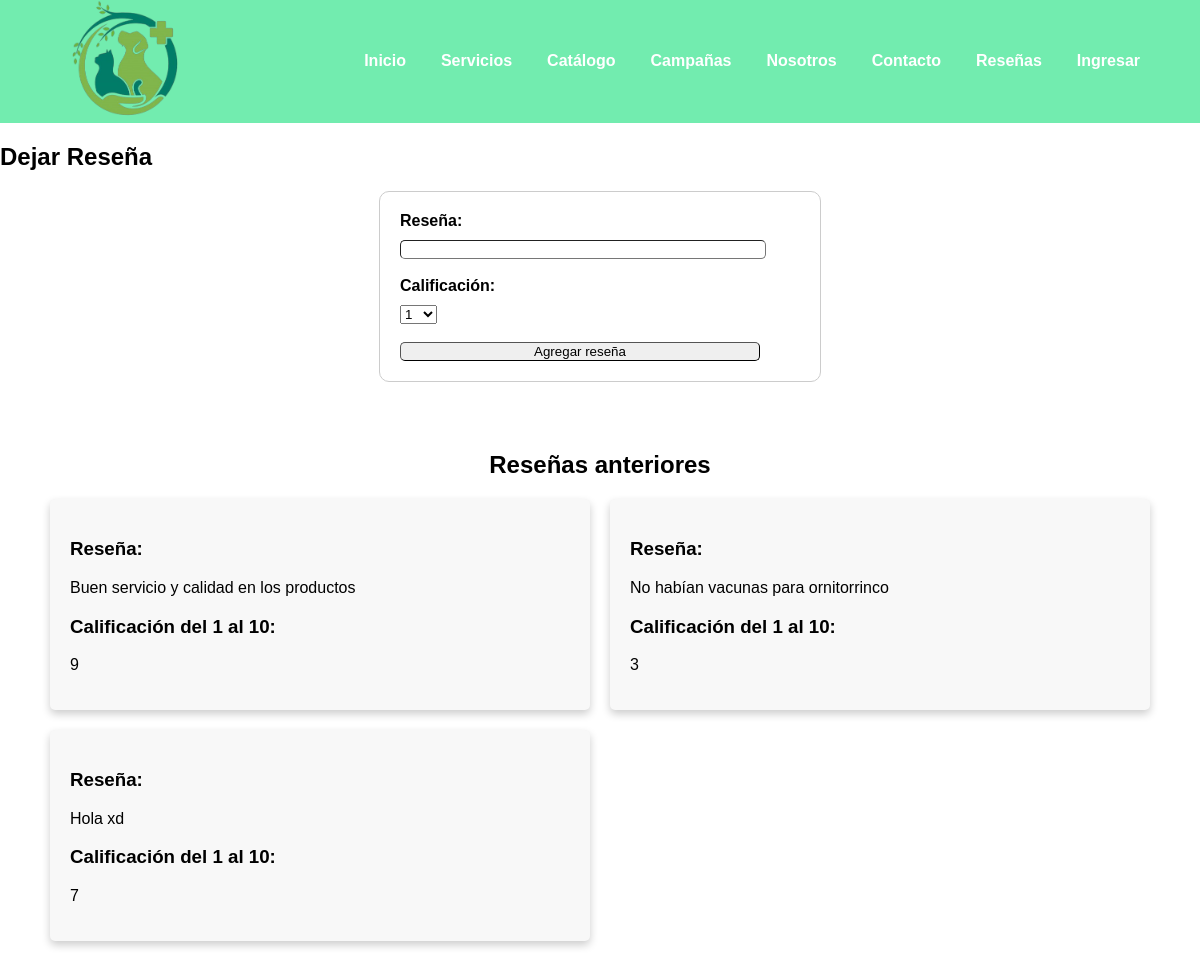
/resenas.php, run on the app's committed database.
### tables this page shows
CREATE TABLE `resenas` (
  `id_resena` int(11) NOT NULL,
  `resena` varchar(200) DEFAULT NULL,
  `calificacion` int(11) DEFAULT NULL
);

### menu.php (called while the page is built)
<?php
function getMenu()
{
    $menu = array(
        array("url" => "index.php", "name" => "Inicio"),
        array("url" => "servicios.php", "name" => "Servicios")
    );
    $menu[] = array("url" => "catalogo.php", "name" => "Catálogo");
    $menu[] = array("url" => "campanas.php", "name" => "Campañas");
    $menu[] = array("url" => "nosotros.php", "name" => "Nosotros");
    $menu[] = array("url" => "contacto.php", "name" => "Contacto");
    $menu[] = array("url" => "resenas.php", "name" => "Reseñas");
    $menu[] = array("url" => "login.php", "name" => "Ingresar");
    return $menu;
}

### resenas.php (the view, shortened to what this page needs)
<?php
include("menu.php");
include("config.php");
$menu = getMenu();
$conn = new mysqli($servername, $username, $password, $database);
?>
<!DOCTYPE html>
<html lang="es">
<head>
    <link rel="stylesheet" href="css/style.css">
</head>
<body>
    <header>
        <nav>
            <div class="logo">
                <img src="images/logo.png" alt="Logo Veterinaria">
            </div>
            <ul class="menu">
                <?php foreach ($menu as $item) { ?>
                    <li><a href="<?php echo $item["url"] ?>"><?php echo $item["name"] ?></a></li>
                <?php    }   ?>
            </ul>
        </nav>
    </header>
    <section>
        <h2>Dejar Reseña</h2>
        <form method="POST" action="process_resenas.php">
            <label>Reseña: </label>
            <input type="text" name="resena"><br><br>
            <label>Calificación: </label>
            <select name="calificacion">
                <?php
                for ($i = 1; $i <= 10; $i++) {
                    echo "<option value=\"$i\">$i</option>";
                }
                ?>
            </select><br><br>
            <input type="submit" value="Agregar reseña">
        </form>
    </section>
    <section class="servicios">
        <h2>Reseñas anteriores</h2>
        <div class="servicios-grid">
            <?php
            $sql = "SELECT * FROM resenas";
            $result = $conn->query($sql);
            if ($result->num_rows > 0) {
                while ($row = $result->fetch_assoc()) {
            ?>
                    <div class="servicios-item">
                        <h3>Reseña: </h3>
                        <p><?php echo $row["resena"] ?></p>
                        <h3>Calificación del 1 al 10: </h3>
                        <p><?php echo $row["calificacion"] ?></p>
                    </div>
            <?php }
            } ?>
        </div>
    </section>
</body>

### css/style.css (style rules this page uses)
body { font-family: Arial, sans-serif; margin: 0; padding: 0; }
header { background-color: #72ecaf; color: white; padding: 0.04px 0; }
nav { display: flex; justify-content: space-between; align-items: center; padding: 0 25px; }
.logo { flex: 0 0 260px; }
.logo img { width: 200px; }
.menu { list-style: none; display: flex; flex-basis: 500px; }
.menu li { margin-right: 35px; }
.menu a { text-decoration: none; color: white; font-weight: bold; transition: color 0.3s; }
.servicios { padding: 50px; text-align: center; }
.servicios h2 { font-size: 24px; margin-bottom: 20px; }
.servicios-grid { display: grid; grid-template-columns: repeat(2, 1fr); gap: 20px; text-align: left; }
.servicios-item { background-color: #F8F8F8; padding: 20px; border-radius: 5px; box-shadow: 0px 4px 8px rgba(0, 0, 0, 0.2); }
form { margin: 0 auto; padding: 20px; border: 1px solid #ccc; border-radius: 10px; width: 400px; }
label { display: block; margin-bottom: 10px; font-weight: bold; }
input { border-radius: 5px; border-width: 1px; width: 360px; }

### data on the page
resenas: resena "Buen servicio y calidad en los productos", calificacion "9"
resenas: resena "No habían vacunas para ornitorrinco", calificacion "3"
resenas: resena "Hola xd", calificacion "7"

### other printed values
$item["name"] "Inicio"
$item["name"] "Servicios"
$item["name"] "Catálogo"
$item["name"] "Campañas"
$item["name"] "Nosotros"
$item["name"] "Contacto"
$item["name"] "Reseñas"
$item["name"] "Ingresar"
form field calificacion "1"
